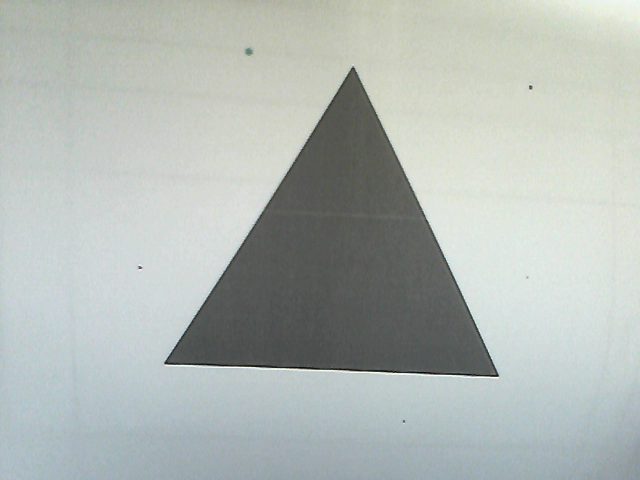
#> input picture convolution/images/samples/sample_a.tif, 640 x 480 px, given as the content of the folder images/patterns, which was not available
$ python convolution.py
#> lines starting #> are read from the running program, lines starting #| are printed output that depends on the picture; pictures that were not available may be replaced by others from this repository, and a replacement may not be noted
import glob
import os

from pylab import *
import matplotlib.pyplot as plt
import numpy as np
from PIL import Image
from pylab import *
from scipy.ndimage import filters

if not os.path.exists("output\\samples"):
    os.makedirs("output\\samples")

masks = [
    np.matrix([
        [-1., -1., 0.],
        [-1., 0., 1.],
        [0., 1., 1.]
    ]),
    np.matrix([
        [0., -1., -1.],
        [1., 0., -1.],
        [1., 1., 1.]
    ]),
    np.matrix([
        [0., -1., 0.],
        [-1., 4., -1.],
        [0., -1., 0.]
    ]),
    np.matrix([
        [-1., -1., -1.],
        [-1., 8., -1.],
        [-1., -1., -1.]
    ])
]

data_file = open("output\\samples\\data.txt", "w")

for j, file in enumerate(glob.glob("images\\patterns\\*")):
    print(file)
    img = Image.open(file)
#> img is the input picture: PIL image 640x480 RGB; mean R, G, B 178.2, 185, 180.8
    if img.mode != "L":
        img = img.convert("L")
#> img: PIL image 640x480 L

    gray_scale = np.int16(np.array(img))
    data_file.write("\n" + file + ":\n" + str(gray_scale))
    filename = file[file.rfind("\\") + 1:]
    plt.figure(j)
    plt.subplot(5, 1, 1)
    imshow(gray_scale)
    for i, mask in enumerate(masks):
        result = np.clip((filters.convolve(gray_scale, mask)), 0, 255)
        data_file.write("\nMask " + str(i) + "\n" + str(result))
        plt.subplot(5, 1, i + 2)
        imshow(result)  # , cmap = "gray")
        result_image = Image.fromarray(result, mode="L")
        result_image.save("output\\samples\\mask" + str(i) + "_" + filename)
#> this loop made 4 passes
#> pass 1, `result = np.clip((filters.convolve(gray_scale, mask)), 0, 255)`:
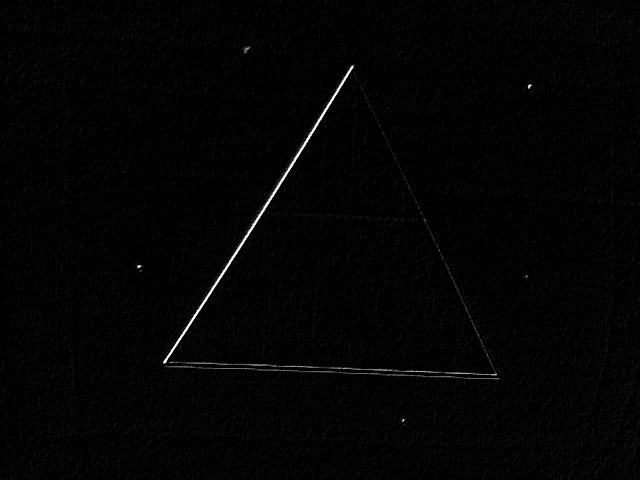
#> result: shape (480, 640) int16; min 0, max 255, mean 3
#> pass 2, `result = np.clip((filters.convolve(gray_scale, mask)), 0, 255)`:
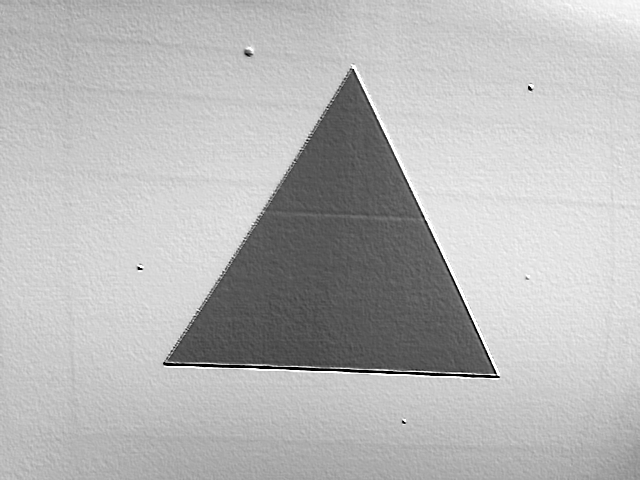
#> result: shape (480, 640) int16; min 0, max 255, mean 183.1
#> pass 2, `result_image = Image.fromarray(result, mode="L")`:
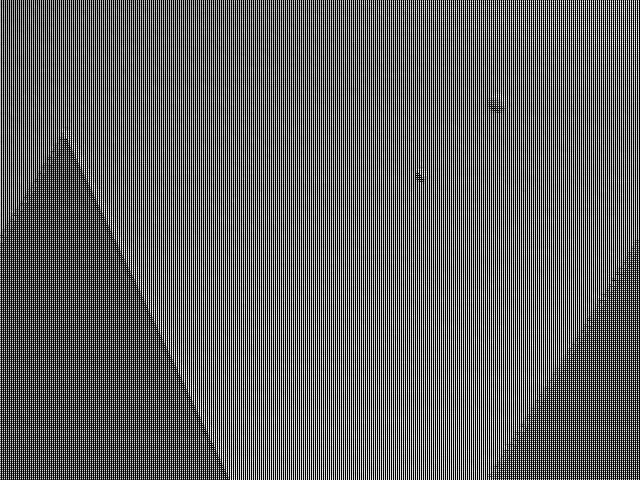
#> result_image: PIL image 640x480 L; min 0, max 255, mean 96.6
    plt.savefig("output\\samples\\result" + str(j) + filename + ".png")
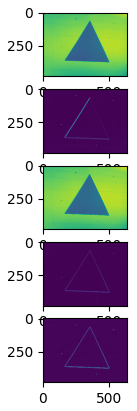
#> figure drawn by matplotlib, 5 panels
    plt.show()
data_file.close()
